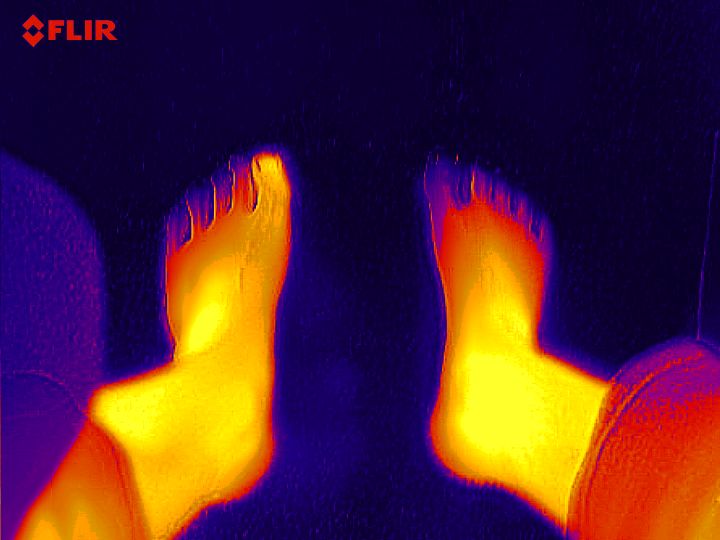
#> input picture images/pap_stage0_raw_thermal.png, 1440 x 1080 px (shown at 1/2 size); the run also reads 1 picture not shown here
$ python generate_pipeline_film.py
#> lines starting #> are read from the running program, lines starting #| are printed output that depends on the picture
"""
generate_pipeline_film.py
Generiert einen hochwertigen Erklärfilm (Full HD 1080p @ 30 FPS, H.264 + AAC)
über alle Stufen der IGNITE-Bildverarbeitungs-Pipeline mit Hintergrundmusik
aus presentation/The_Geometry_of_Discovery.mp3.
"""

import os
import sys
import math
import subprocess
import cv2
import numpy as np
from PIL import Image, ImageDraw, ImageFont

# -------------------------------------------------------------
# KONFIGURATION & PFADE
# -------------------------------------------------------------
ROOT_DIR = os.path.dirname(os.path.dirname(os.path.abspath(__file__)))
PRESENTATION_DIR = os.path.join(ROOT_DIR, "presentation")
AUDIO_FILE = os.path.join(PRESENTATION_DIR, "The_Geometry_of_Discovery.mp3")
OUTPUT_VIDEO = os.path.join(PRESENTATION_DIR, "IGNITE_Erklaerfilm_Pipeline_v5.mp4")

FFMPEG_BIN = r"C:\Users\jonan\AppData\Local\Microsoft\WinGet\Packages\Gyan.FFmpeg_Microsoft.Winget.Source_8wekyb3d8bbwe\ffmpeg-8.1.1-full_build\bin\ffmpeg.exe"

W, H = 1920, 1080
FPS = 30
TOTAL_DURATION = 75.0  # Sekunden
TOTAL_FRAMES = int(TOTAL_DURATION * FPS)

# Schriftarten
FONT_TITLE_LARGE = ImageFont.truetype("C:/Windows/Fonts/seguibl.ttf", 44)
FONT_TITLE = ImageFont.truetype("C:/Windows/Fonts/segoeuib.ttf", 34)
FONT_SUBTITLE = ImageFont.truetype("C:/Windows/Fonts/seguisb.ttf", 22)
FONT_STAGE_BADGE = ImageFont.truetype("C:/Windows/Fonts/seguibl.ttf", 19)
FONT_BODY = ImageFont.truetype("C:/Windows/Fonts/segoeui.ttf", 19)
FONT_BODY_BOLD = ImageFont.truetype("C:/Windows/Fonts/seguisb.ttf", 21)
FONT_MONO = ImageFont.truetype("C:/Windows/Fonts/consola.ttf", 15)
FONT_MONO_BOLD = ImageFont.truetype("C:/Windows/Fonts/consolab.ttf", 17)

# Farbpalette (Obsidian Medical Theme)
COLOR_BG = (7, 9, 14)
COLOR_PANEL_BG = (14, 19, 30)
COLOR_PANEL_BORDER = (37, 99, 235)
COLOR_CYAN = (0, 240, 255)
COLOR_BLUE = (37, 99, 235)
COLOR_RED_ALERT = (255, 42, 85)
COLOR_GREEN_OK = (0, 230, 118)
COLOR_YELLOW = (255, 214, 0)
COLOR_TEXT_MAIN = (241, 245, 249)
COLOR_TEXT_MUTED = (148, 163, 184)
COLOR_GRID = (16, 22, 34)

# -------------------------------------------------------------
# ASSET-CACHE LADEN
# -------------------------------------------------------------
print("[1/4] Lade Pipeline-Bildassets in den Arbeitsspeicher...")

def load_img(rel_path, target_size=(1080, 810)):
#> called with rel_path = 'images/pap_stage0_raw_thermal.png', target_size = (1080, 810)
    full_path = os.path.join(ROOT_DIR, rel_path)
    if os.path.exists(full_path):
        img = Image.open(full_path).convert("RGB")
#> img is the input picture: PIL image 1440x1080 RGB; mean R, G, B 82.8, 38.8, 52.5
        return img.resize(target_size, Image.Resampling.LANCZOS)
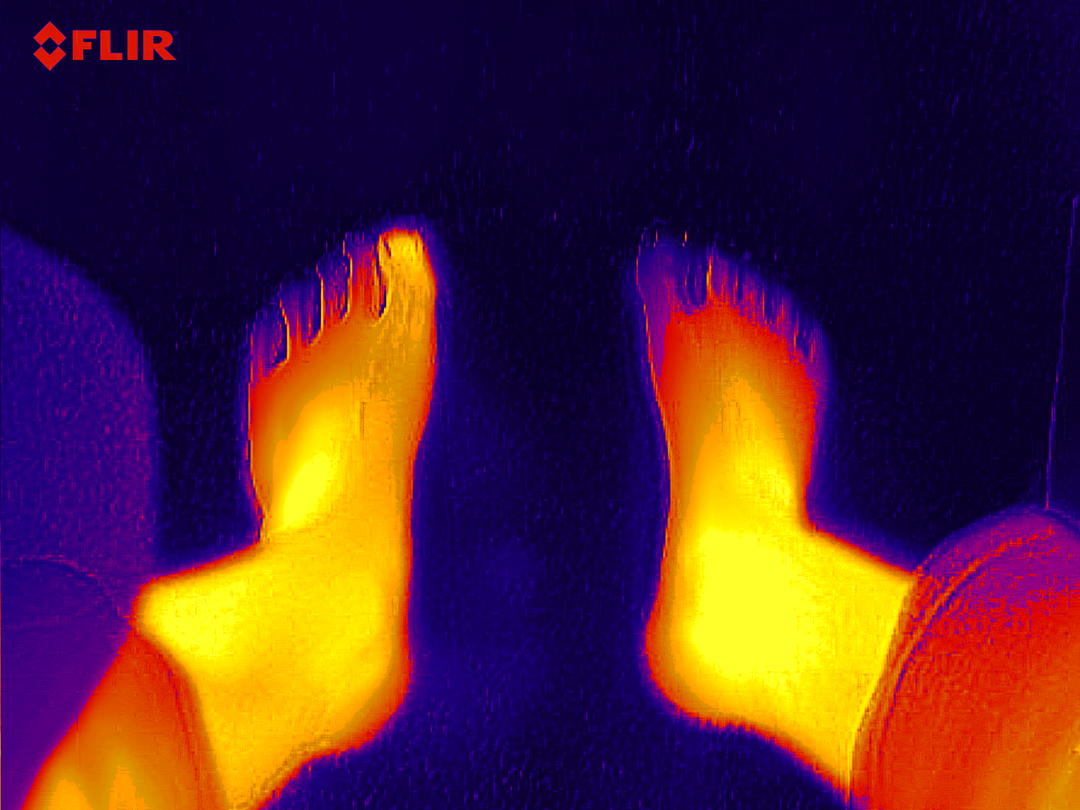
#> returned value: PIL image 1080x810 RGB; mean R, G, B 82.8, 38.9, 52.6
    return Image.new("RGB", target_size, (20, 25, 35))

img_cache = {
    "stage0": load_img("images/pap_stage0_raw_thermal.png"),
    "stage1": load_img("images/pap_stage1_body_mask.png"),
    "stage2_depth": load_img("images/pap_stage2_3d_depth_map.png"),
    "stage3_corr": load_img("images/pap_stage3_corrected_thermal.png"),
    "stage4_tophat": load_img("images/pap_stage4_tophat_diff.png"),
    "stage5_hotspot": load_img("images/pap_stage5_hotspot_mask.png"),
    "stage6_veins": load_img("images/pap_stage6_vascular_tree.png"),
    "stage7_overlay": load_img("images/pap_stage7_final_diagnosis_overlay.png"),
    "skizze_tophat": load_img("images/skizze_tophat_prinzip.png", (480, 270)),
    "skizze_mad": load_img("images/skizze_gauss_vs_mad.png", (480, 270)),
    "skizze_asym": load_img("images/skizze_asymmetrie_analyse.png", (480, 270)),
}
#> call 2 of load_img, with rel_path = 'images/pap_stage1_body_mask.png', target_size = (1080, 810)
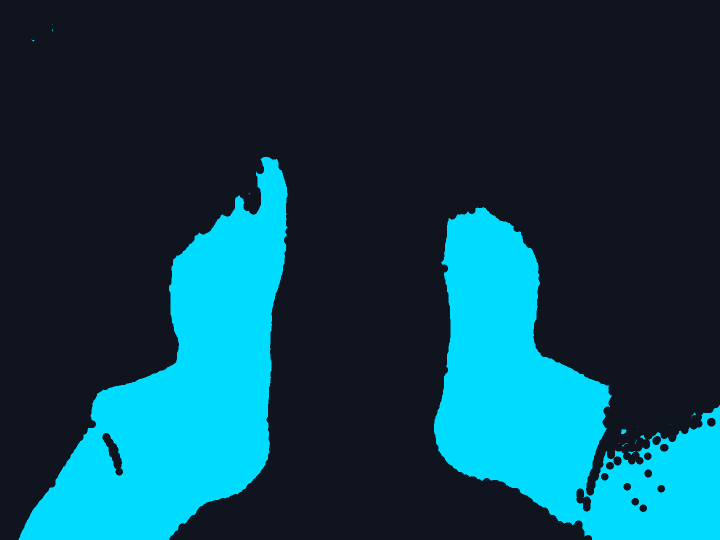
#> input picture images/pap_stage1_body_mask.png, 1440 x 1080 px (shown at 1/2 size)
#> in load_img, img is the input picture: PIL image 1440x1080 RGB; mean R, G, B 11.5, 66.7, 82.5
#> in load_img (call 2), `return img.resize(target_size, Image.Resampling.LANCZOS)`:
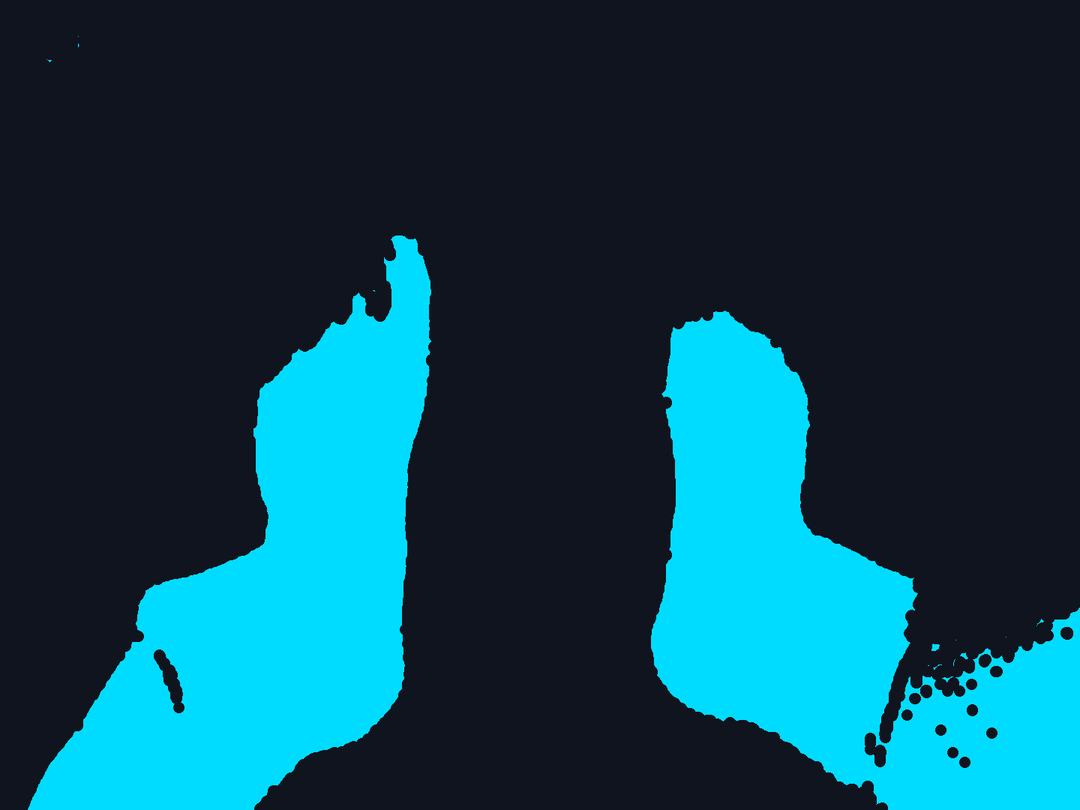
#> returned value: PIL image 1080x810 RGB; mean R, G, B 11.5, 66.7, 82.4
#> call 3 of load_img, with rel_path = 'images/pap_stage2_3d_depth_map.png', target_size = (1080, 810)
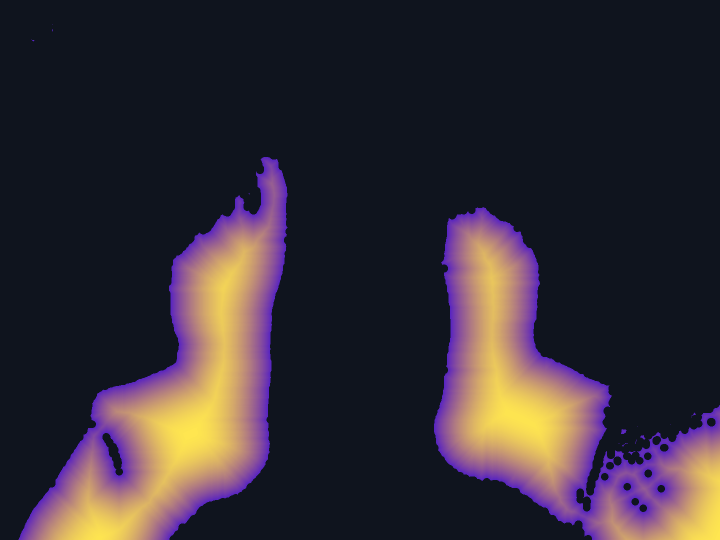
#> input picture images/pap_stage2_3d_depth_map.png, 1440 x 1080 px (shown at 1/2 size)
#> in load_img, img is the input picture: PIL image 1440x1080 RGB; mean R, G, B 52.2, 44.8, 53.6
#> in load_img (call 3), `return img.resize(target_size, Image.Resampling.LANCZOS)`:
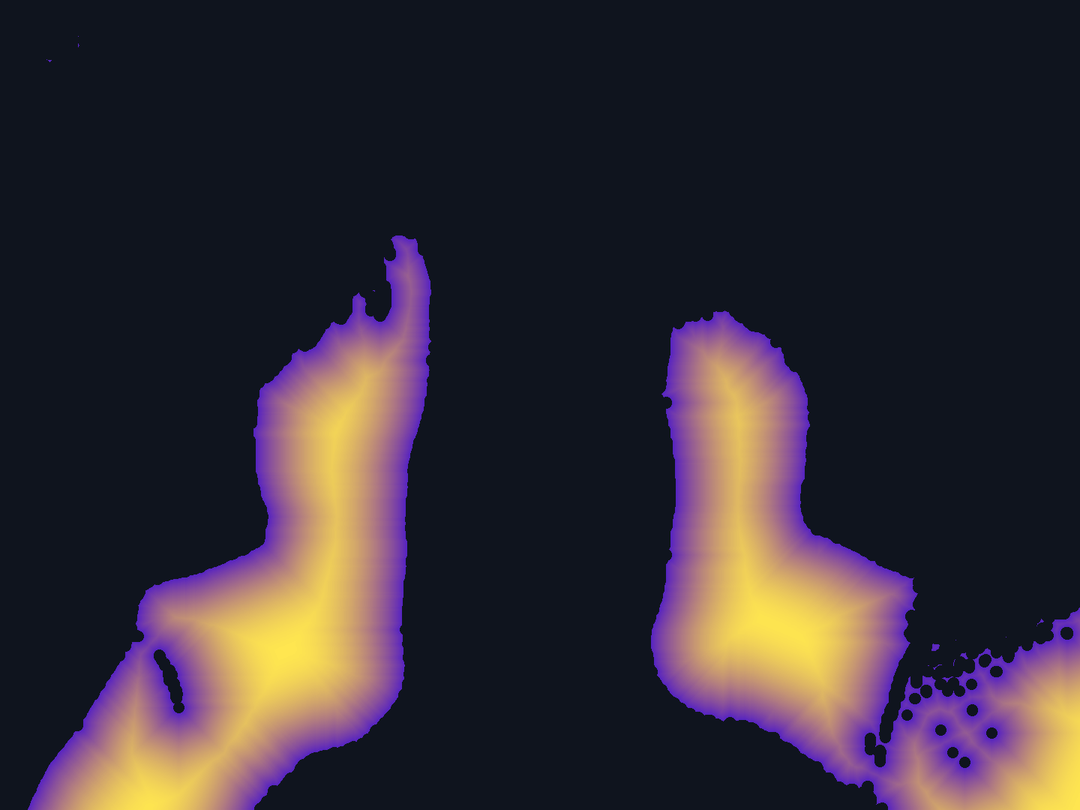
#> returned value: PIL image 1080x810 RGB; mean R, G, B 52.2, 44.8, 53.6
#> in load_img (call 5), `return Image.new("RGB", target_size, (20, 25, 35))`:
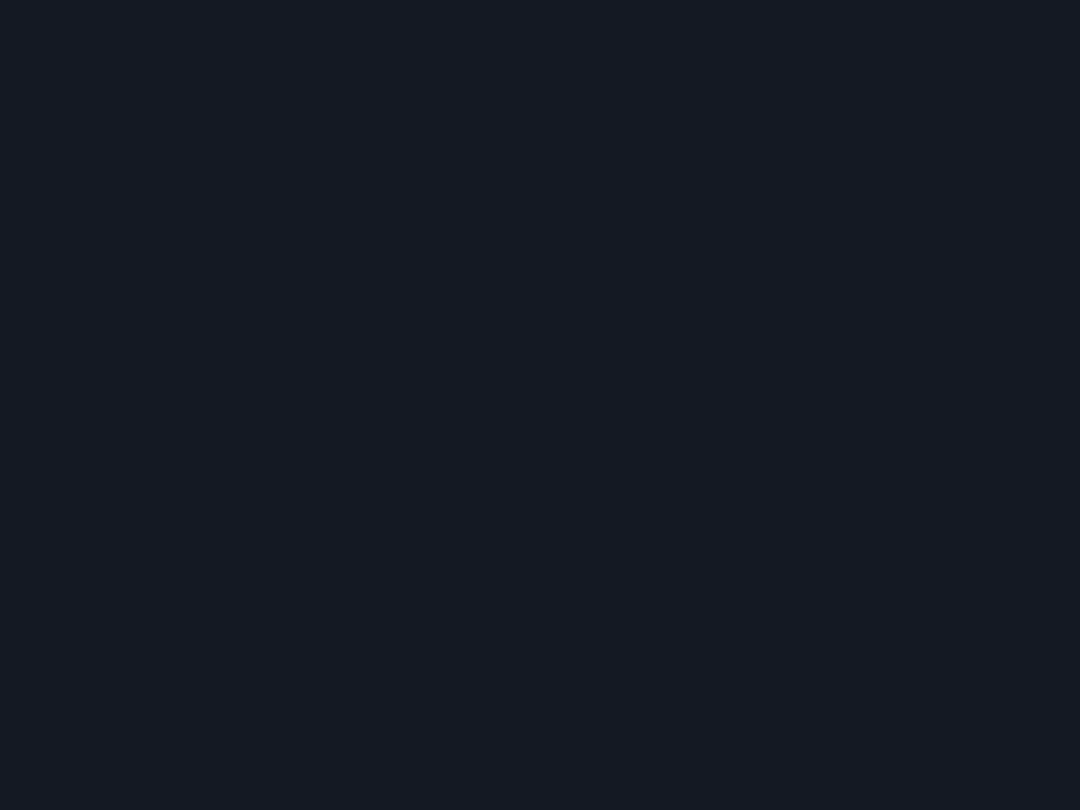
#> returned value: PIL image 1080x810 RGB; mean R, G, B 20, 25, 35
#> in load_img (call 9), `return Image.new("RGB", target_size, (20, 25, 35))`:
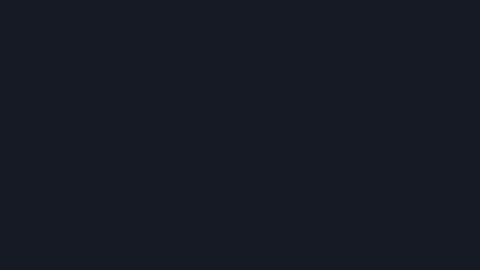
#> returned value: PIL image 480x270 RGB; mean R, G, B 20, 25, 35

# -------------------------------------------------------------
# SZENEN-DEFINITIONEN
# -------------------------------------------------------------
SCENES = [
    {
        "id": "intro",
        "start": 0.0, "end": 7.0,
        "badge": "JUGEND FORSCHT 2026",
        "title": "IGNITE MEDICAL IMAGING SUITE",
        "subtitle": "Automatisierte Infrarot-Thermografie zur Entzündungs-Früherkennung",
        "type": "title_card"
    },
    {
        "id": "stage0",
        "start": 7.0, "end": 14.0,
        "badge": "STUFE 0: AUSGANGSLAGE",
        "title": "DAS KLINISCHE DILEMMA",
        "subtitle": "Kühle distale Zehe vs. warme physiologische Fußsohle",
        "img_key": "stage0",
        "callouts": [
            {
                "target": (451, 389), "box_w": 420, "box_h": 62,
                "box_pos": (490, 270),
                "title": "AKUTE PHLEGMONE (ZEH)",
                "sub": "Kühle Peripherie (24-28 °C), aber akuter Entzündungs-Peak!",
                "color": COLOR_RED_ALERT
            },
            {
                "target": (705, 655), "box_w": 420, "box_h": 62,
                "box_pos": (60, 680),
                "title": "PHYSIOLOGISCHE WÄRME (SOHLE)",
                "sub": "Plantarsohle (~34 °C) überstrahlt naive globale Schwellen!",
                "color": COLOR_YELLOW
            }
        ],
        "points": [
            ("Herausforderung:", "Klassische globale Schwellenwerte versagen"),
            ("Fehlerrisiko:", "Sohle wird fälschlich als 'Hotspot' markiert"),
            ("Gefahr:", "Echte Zehen- und Fingerentzündungen werden übersehen"),
            ("IGNITE-Lösung:", "7-stufige biophysikalische Bildverarbeitungs-Pipeline")
        ]
    },
    {
        "id": "stage1",
        "start": 14.0, "end": 22.0,
        "badge": "STUFE 1 / 7",
        "title": "ADAPTIVE GEWEBESEGMENTIERUNG",
        "subtitle": "Multi-Otsu Binarisierung, Akren-Erhaltung & Randschutz",
        "img_key": "stage1",
        "points": [
            ("Verfahren:", "Multi-Otsu Intra-Klassen-Minimierung"),
            ("Artefakt-Filter:", "4-Wege BFS entfernt Raum- & Betttuchrauschen (< 2%)"),
            ("Innovation:", "Chamfer-L2 Distanzerosion auf 0,5% (1-2 px) minimiert"),
            ("Akren-Erhaltung:", "Schmale Zehen- und Fingerkuppen bleiben 100% intakt"),
            ("Hardware:", "Parallele Goroutinen auf allen CPU-Kernen (19.6 ms)")
        ]
    },
    {
        "id": "stage2",
        "start": 22.0, "end": 30.0,
        "badge": "STUFE 2 / 7",
        "title": "3D-OBERFLÄCHE & WINKELKORREKTUR",
        "subtitle": "Physikalisch kalibrierte Lambertian-LWIR-Kompensation",
        "img_key": "stage2_depth",
        "inset_key": "stage3_corr",
        "points": [
            ("3D-Modell:", "Shape-from-Silhouette Höhenfeld Z(x,y) & Normalen"),
            ("Physik:", "Fresnel- & Lambert-Emissivitätsabfall bei Schrägwinkeln"),
            ("Problem früher:", "Unkalibriertes Modell erzeugte +3.5 K Kunst-Hitze"),
            ("Kalibrierung:", "Gedeckelt auf k_theta <= 1.2 K (max 12 Einheiten)"),
            ("Klinischer Nutzen:", "Gleicht Randabfall aus, ohne die Sohle aufzublähen")
        ]
    },
    {
        "id": "stage3",
        "start": 30.0, "end": 38.0,
        "badge": "STUFE 3 / 7",
        "title": "MULTI-SCALE TOP-HAT FILTERUNG",
        "subtitle": "AVX2 SIMD Hardware-Inner-Loop für 1D-Lemire Operatoren",
        "img_key": "stage4_tophat",
        "inset_key": "skizze_tophat",
        "points": [
            ("Mathematik:", "TopHat(I) = I - Opening_K(I) = I - ((I (-) K) (+) K)"),
            ("Wirkung:", "Subtrahiert glatte Verläufe, isoliert Hitzespitzen"),
            ("Assembler-Core:", "x86_64 Plan9 AVX2 (VPMINUB, VPMAXUB, VPSUBUSB)"),
            ("Durchsatz:", "32 Pixel GLEICHZEITIG pro CPU-Taktzyklus"),
            ("Latenz:", "1.4 ms (@160x120) / 37.8 ms (@1440x1080) in Go!")
        ]
    },
    {
        "id": "stage4",
        "start": 38.0, "end": 46.0,
        "badge": "STUFE 4 / 7",
        "title": "STATISTISCHES OUTLIER-THRESHOLDING",
        "subtitle": "Robustes MAD-Verfahren mit biologischer Gewebeschwelle",
        "img_key": "stage5_hotspot",
        "inset_key": "skizze_mad",
        "points": [
            ("Bimodales Problem:", "Kalte Zehen verzerren arithmetischen Mittelwert"),
            ("MAD-Lösung:", "Median Absolute Deviation: T_mad = Median + k * 1.48 * MAD"),
            ("Vitalitätsschwelle:", "TissueFloor = min(max(Median * 0.55, 45), 80)"),
            ("Schutz:", "Kühle Extremitäten (24-30 °C) werden NICHT verworfen"),
            ("Hardware:", "Vektorisierter SIMD thresholdMaskAVX2 Kernel")
        ]
    },
    {
        "id": "stage5",
        "start": 46.0, "end": 54.0,
        "badge": "STUFE 5 / 7",
        "title": "VASKULÄRE VEIN-KARTIERUNG",
        "subtitle": "Multiskaliger Frangi-Vesselness Filter auf 2D-Hesse-Matrix",
        "img_key": "stage6_veins",
        "points": [
            ("Hesse-Matrix:", "H = [[I_xx, I_xy], [I_xy, I_yy]] über 3 Skalen"),
            ("Differenzierung:", "Blobness R_B trennt runde Entzündungen von Venen"),
            ("SIMD-FMA:", "8 Float32-Werte parallel mit VMULPS & VADDPS"),
            ("Sicherheit:", "Verhindert Fehldiagnosen durch oberflächliche Blutgefäße"),
            ("Mehrwert:", "Dient Pflegepersonal zugleich als digitaler Venenfinder")
        ]
    },
    {
        "id": "stage6",
        "start": 54.0, "end": 62.0,
        "badge": "STUFE 6 / 7",
        "title": "BIOPHYSIKALISCHE DTBC-KLASSIFIKATION",
        "subtitle": "Entzündung vs. Druckstelle & Armstrong-Seitenvergleich",
        "img_key": "stage7_overlay",
        "inset_key": "skizze_asym",
        "points": [
            ("DTBC-Biophysik:", "Entzündungs-Halo (Delta_T_halo >= 0.5 K) vs. Keratin"),
            ("Laplace-Flux:", "Laplace T << 0 detektiert metabolische Wärmequelle"),
            ("Armstrong-Kriterium:", "Bilateraler Spiegelvergleich: Delta_T >= 2.2 K"),
            ("Lua-Regelengine:", "Regeln in rules/ ohne Neukompilierung editierbar"),
            ("Diagnose:", "Phlegmone vs. Druckstelle vs. pAVK-Gradient dT/dy")
        ]
    },
    {
        "id": "stage7",
        "start": 62.0, "end": 70.0,
        "badge": "STUFE 7 / 7",
        "title": "KLINISCHES SEVERITY-RANKING",
        "subtitle": "Zielgenaue Priorisierung des Zehenherdes als Fund #1",
        "img_key": "stage7_overlay",
        "callouts": [
            {
                "target": (451, 389), "box_w": 440, "box_h": 62,
                "box_pos": (490, 270),
                "title": "HERD #1 [KRITISCH]",
                "sub": "Großzehe rechts • Score: 9.8 • ΔT = +5.2 K (Armstrong Stufe 3)",
                "color": COLOR_RED_ALERT
            }
        ],
        "points": [
            ("Triage-Formel:", "Priority = Score_Lua * 100 + Delta_T_focal"),
            ("Volltreffer:", "Akuter Herd auf dem Zeh erhält höchste Priorität"),
            ("Eliminiert:", "Diffuse physiologische Sohlenwärme sicher de-priorisiert"),
            ("Visualisierung:", "Obsidian Medical Workstation mit Vorhang-Wipe & 2.5D"),
            ("Gesamtlaufzeit:", "169.5 ms End-to-End @ 1440x1080 (0.0 ms CPU Rendering)")
        ]
    },
    {
        "id": "outro",
        "start": 70.0, "end": 75.0,
        "badge": "FAZIT & HIGHLIGHTS",
        "title": "IGNITE: DIAGNOSTIK DER NÄCHSTEN GENERATION",
        "subtitle": "Deterministisch • DSGVO-konform • Echtzeitfähig",
        "type": "summary_card"
    }
]

# -------------------------------------------------------------
# FRAME-RENDERING ENGINE
# -------------------------------------------------------------
# [176 lines left out: function render_frame, not called in this run]

# -------------------------------------------------------------
# FFMPEG PIPELINE & ENCODING
# -------------------------------------------------------------
def main():
    print(f"[2/4] Initialisiere Video-Encoder ({TOTAL_FRAMES} Frames, {FPS} FPS, Dauer: {TOTAL_DURATION}s)...")

    audio_fade_filter = f"afade=t=in:ss=0:d=1.5,afade=t=out:st={TOTAL_DURATION - 3.0}:d=3.0"

    ffmpeg_cmd = [
        FFMPEG_BIN,
        "-y",
        "-f", "rawvideo",
        "-vcodec", "rawvideo",
        "-s", f"{W}x{H}",
        "-pix_fmt", "bgr24",
        "-r", str(FPS),
        "-i", "-",
        "-ss", "0",
        "-t", str(TOTAL_DURATION),
        "-i", AUDIO_FILE,
        "-c:v", "libx264",
        "-preset", "fast",
        "-crf", "18",
        "-pix_fmt", "yuv420p",
        "-af", audio_fade_filter,
        "-c:a", "aac",
        "-b:a", "192k",
        "-shortest",
        OUTPUT_VIDEO
    ]

#> (the run stopped early here; a loop or call above may not have finished)
